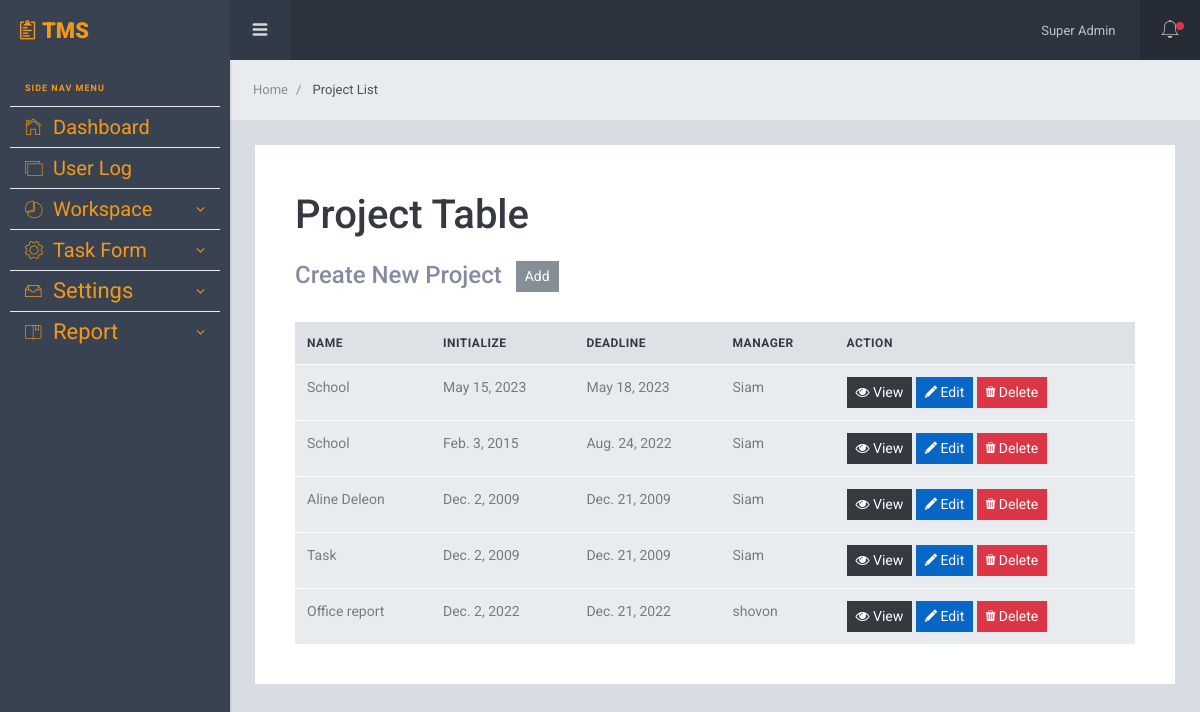
The app's page /project/project/list/ with its own data.
### App_Project/models.py (models this page shows, shortened)
class Project(models.Model):
    name = models.CharField(max_length=255)
    description = models.TextField(max_length=500, blank=True, null=True)
    start_date = models.DateField()
    end_date = models.DateField()
    manager = models.ForeignKey(Employee, on_delete=models.CASCADE, related_name='managed_projects')
    employees = models.ManyToManyField(Employee, related_name='projects')

### App_User/models.py (models this page shows)
class Employee(models.Model):
    user = models.OneToOneField(User, on_delete=models.CASCADE)
    profile = models.ForeignKey(UserProfile, on_delete=models.CASCADE)
    is_active = models.BooleanField(default=True)
    def __str__(self):
        return self.user.username

### App_Project/views.py (the view)
# urls.py: path('project/list/', views.ProjectList.as_view(), name='project_list'),
class ProjectList(ListView):
    context_object_name = 'projects'
    model = Project
    template_name = 'App_Project/project_list.html'

### templates/App_Project/project_list.html
{% extends 'layouts/base.html' %}
{% block span_block %}
    Project List
{% endblock span_block %}
{% block body_block %}
<div class="card pd-20 pd-sm-40">
  <h3 class="card-body-title"><h1 class="text-dark">Project Table</h1></h3>
  <div>
    <h4 class="mt-3 mg-b-20 mg-sm-b-30">Create New Project <button class=" btn btn-sm btn-secondary ml-2"><a class="text-white" href="{% url 'App_Project:create_project' %}">Add</a>   </button>
    </h4>
  </div>
  <div class="table-responsive">
    <table class="table mg-b-0">
      <thead>
        <tr>
          <th>Name</th>
          <th>Initialize</th>
          <th>Deadline</th>
          <th>Manager</th>
          <th>Action</th>
        </tr>
      </thead>
      <tbody>
      {% if projects %}
        {% for project in projects %}
        <tr>
          <td>{{ project.name }}</td>
          <td>{{ project.start_date }}</td>
          <td>{{ project.end_date }}</td>
          <td>{{ project.manager }}</td>
          <td>
             <button class="btn btn-sm btn-dark">
              <a class="text-white" href="{% url 'App_Project:project_detail' project.pk %}"><i class="fa fa-eye" ></i> View</a>
             </button>
             <button class="btn btn-sm btn-primary">
              <a class="text-white" href="{% url 'App_Project:update_project' project.pk %}"><i class="icon ion-edit" ></i> Edit</a>
             </button>
             <button class="btn btn-sm btn-danger">
              <a class="text-white" href="{% url 'App_Project:delete_project' project.pk %}"><i class="icon ion-trash-a" ></i> Delete</a>
             </button>
          </td>
        </tr>
        {% endfor %}
        {% else %}
        <tr><td>No Projects Found.</td> </tr>
      {% endif %}
      </tbody>
    </table>
  </div>
</div>
{% endblock body_block %}

### static/assets/css/custom.css (style rules this page uses)
* { cursor: pointer; }

### records on screen
Project: name "School", start_date "May 15, 2023", end_date "May 18, 2023", manager "Siam"
Project: name "School", start_date "Feb. 3, 2015", end_date "Aug. 24, 2022", manager "Siam"
Project: name "Aline Deleon", start_date "Dec. 2, 2009", end_date "Dec. 21, 2009", manager "Siam"
Project: name "Task", start_date "Dec. 2, 2009", end_date "Dec. 21, 2009", manager "Siam"
Project: name "Office report", start_date "Dec. 2, 2022", end_date "Dec. 21, 2022", manager "shovon"
